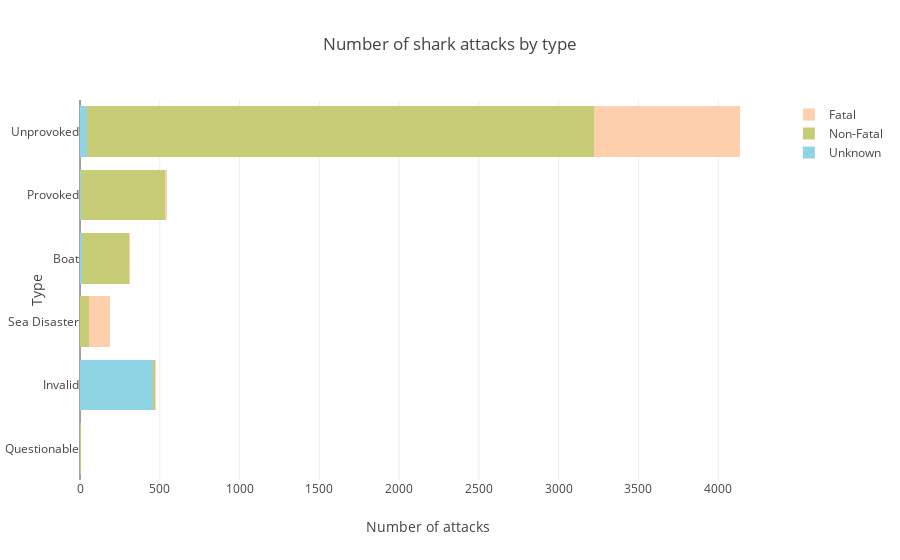

The notebook cell this image was saved under:
### Code cell
trace1 = go.Bar(
    y=attacks_type.index,
    x=attacks_type['Unknown'],
    name='Unknown',
    orientation = 'h', marker=dict(color = light_blue))

trace2 = go.Bar(
    y=attacks_type.index,
    x=attacks_type['Non-Fatal'],
    name='Non-Fatal',
    orientation = 'h',
    marker = dict(color = green))

trace3 = go.Bar(
    y=attacks_type.index,
    x=attacks_type['Fatal'],
    name='Fatal',
    orientation = 'h',
    marker = dict(color = pink))

data = [trace1, trace2, trace3]

layout = go.Layout(barmode='stack',
        xaxis=dict(title='Number of attacks'),
                   
    title='Number of shark attacks by type',
    yaxis=dict(
        title='Type'
    )
)

fig = go.Figure(data=data, layout=layout)
iplot(fig, filename = "Sharks barplot")

### Figure 1 — Plotly figure (JSON) as saved in the notebook; plotly's stock layout.template omitted (floating-point values rounded to 4 significant figures)
{"data": [{"marker": {"color": "rgb(142, 212, 229)"}, "name": "Unknown", "orientation": "h", "type": "bar", "uid": "28a2c649-2a3d-43cc-a68c-83fab8fd87f4", "x": [1, 458, 2, 11, 6, 45], "y": ["Questionable", "Invalid", "Sea Disaster", "Boat", "Provoked", "Unprovoked"]}, {"marker": {"color": "rgb(199, 204, 118)"}, "name": "Non-Fatal", "orientation": "h", "type": "bar", "uid": "e8fdef98-9347-4e4e-ac2d-b4f27748273a", "x": [3, 13, 52, 296, 526, 3179], "y": ["Questionable", "Invalid", "Sea Disaster", "Boat", "Provoked", "Unprovoked"]}, {"marker": {"color": "rgb(254, 207, 173)"}, "name": "Fatal", "orientation": "h", "type": "bar", "uid": "e324fd4f-1c50-4ba2-9e0c-1f0dc44305a2", "x": [1, 8, 134, 7, 14, 914], "y": ["Questionable", "Invalid", "Sea Disaster", "Boat", "Provoked", "Unprovoked"]}], "layout": {"barmode": "stack", "title": {"text": "Number of shark attacks by type"}, "xaxis": {"title": {"text": "Number of attacks"}}, "yaxis": {"title": {"text": "Type"}}}}
